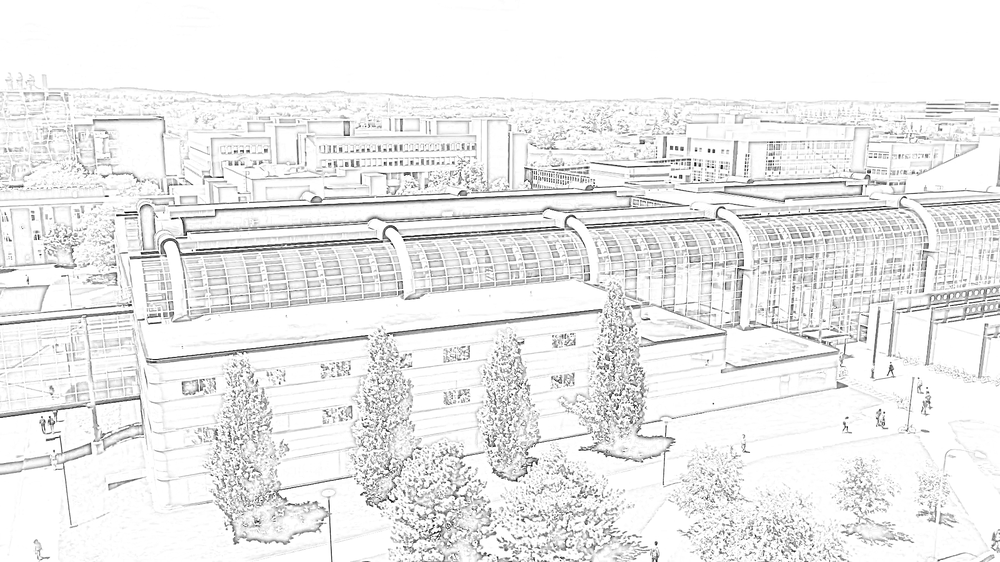
#> input picture samples/filter.png, 1000 x 562 px, shrunk from 1920 x 1080 before the run; its folder holds only this picture in this run
$ python -i sketchBook.py   (imports and definitions only)
#> lines starting #> are read from the running program, lines starting #| are printed output that depends on the picture
import cv2
import numpy as np
import os
# Import essential libraries

def makeSketch(frame): # Function for doing the sketch effect
#> called with frame = '../samples/filter.png'
    img = cv2.imread(frame) # Read the frame
#> img is the input picture: shape (562, 1000, 3); min 0, max 255, mean 236.6
    imgGray = cv2.cvtColor(img, cv2.COLOR_BGR2GRAY) # Converts the image to grey scale
    imgInvert = cv2.bitwise_not(imgGray) # Inverts the pixels (gets the negative image)
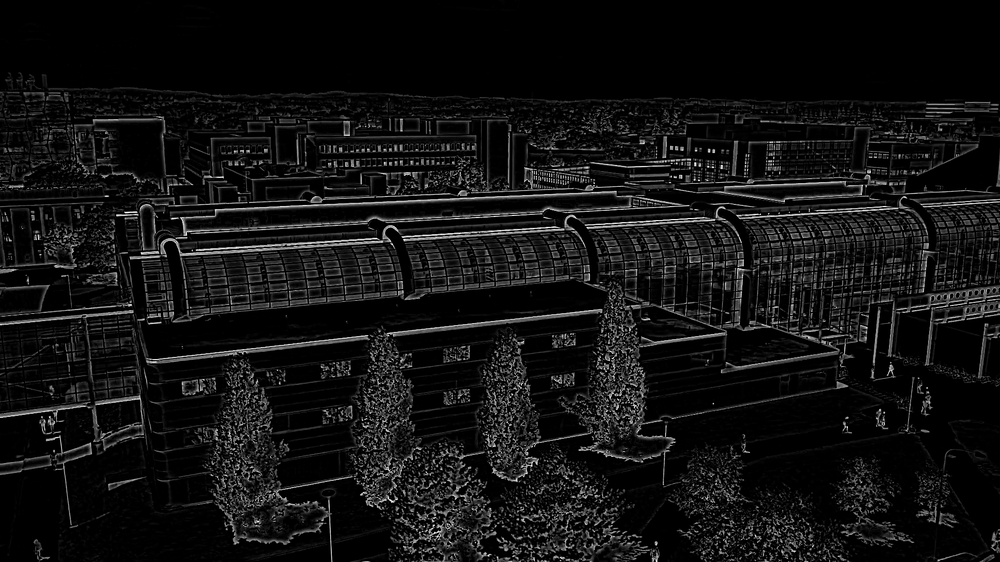
#> imgInvert: shape (562, 1000); min 0, max 255, mean 18.4
    imgSmoothing = cv2.GaussianBlur(imgInvert, (21, 21) ,sigmaX=0, sigmaY=0)  # Blurs the image
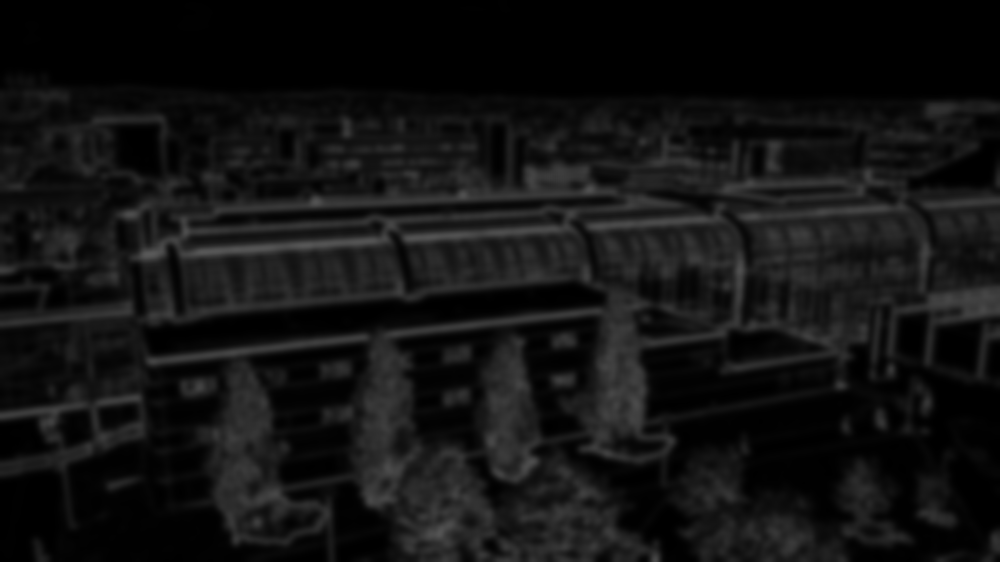
#> imgSmoothing: shape (562, 1000); min 0, max 89, mean 18.4
    return imgGray, imgSmoothing # Returns the greyed image and the image with the Gaussian Blur

def imgDodge(greyScale, blur):
     # Image Doge between the grey image and the blured image to produce a sketch effect
    return cv2.divide(greyScale, 255 - blur, scale = 256)

# https://www.askaswiss.com/2016/01/how-to-create-pencil-sketch-opencv-python.html

# [3 lines not run here, left out]

fileCount = 0 # Our file count (set as 0 to start)
# [24 lines not run here, left out]

>>> result = makeSketch('../samples/filter.png')
